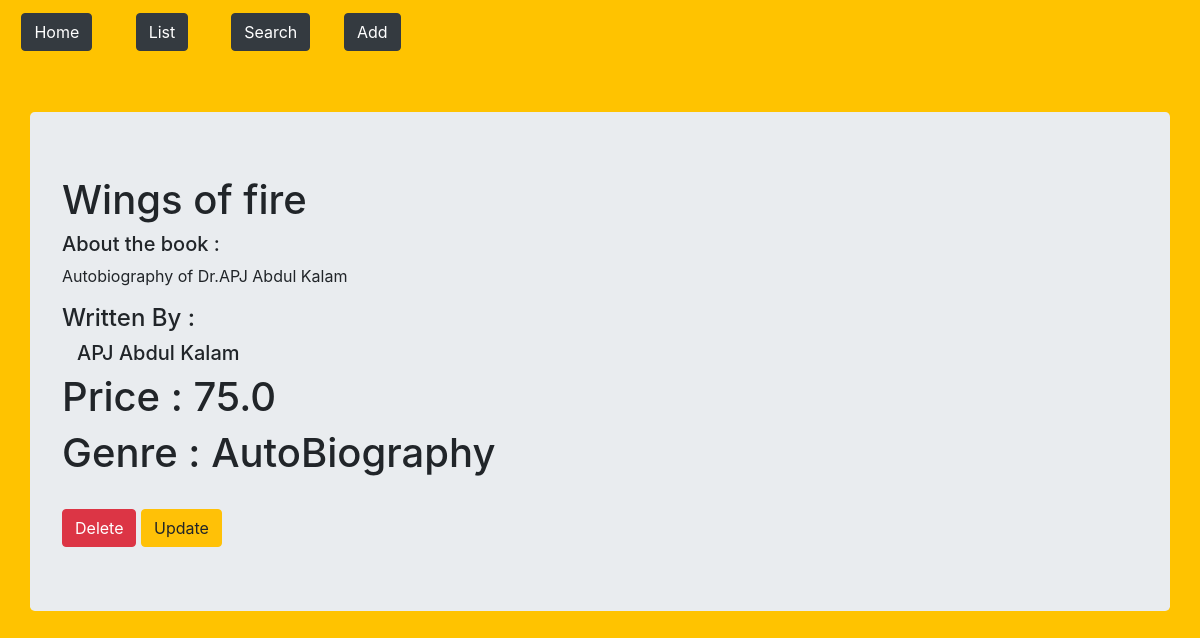
/books/detail/10/, run on the app's committed database.
### books/models.py (models this page shows, shortened)
class Books(models.Model):
    bookname = models.CharField(max_length=50)
    price = models.FloatField()
    author_name = models.ManyToManyField(Author)
    genre = models.ForeignKey(Genre,on_delete=models.CASCADE)
    description = models.CharField(max_length=200)

class Author(models.Model):
    name = models.CharField(max_length=40)
    def __str__(self):
        return self.name

class Genre(models.Model):
    name = models.CharField(max_length=30)
    def __str__(self):
        return self.name

### books/views.py (the view)
# urls.py: path('detail/<str:pk>/',DetailView,name='detail'),
def DetailView(request,pk):
    context = {}
    try:
        book = Books.objects.get(id=pk)
        context['book'] = book
    except:
        context['book'] = "empty, no such book"
        print("book doesn't exist")
    return render(request,'books/details.html',context)

### books/templates/books/details.html
{% extends './base.html' %}
  {% block bodyblock %}
  <br>
  <br>
    <div class=" container jumbotron ">
        <h1>{{ book.bookname }}</h1>
        <h5>About the book : </h5>
        <p>{{ book.description }}</p>
        <h4>Written By :</h4>
        <div class="container">
          {% for author in book.author_name.all %}
            <h5>{{ author }}</h5>
          {% endfor %}
        </div>
        <h1>Price : {{ book.price }}</h1>
        <h1> Genre : {{ book.genre }}</h1>
        <br>
        <a href="/books/delete/{{ book.id }}"><button class="btn btn-danger" type="button">Delete</button></a>
        <a href="/books/update/{{ book.id }}"><button class="btn btn-warning" type="button">Update</button></a>
    </div>
  {% endblock %}

### static/css/book_base.css (style rules this page uses)
body { background-color: #FFC300 !important; }

### data on the page
Books: bookname "Wings of fire", description "Autobiography of Dr.APJ Abdul Kalam", price "75.0", genre "AutoBiography"
Author: name "APJ Abdul Kalam"
